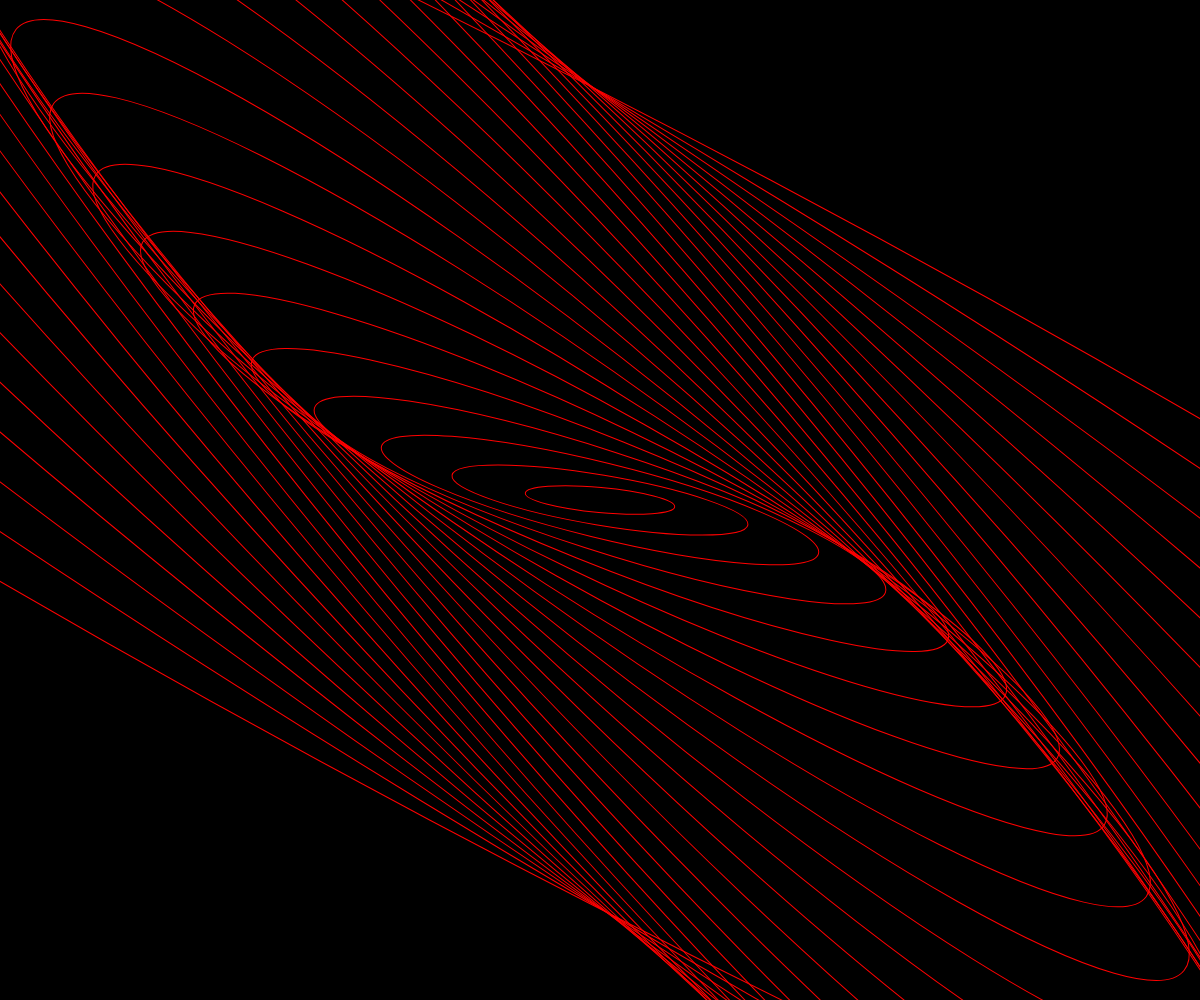
Frame 1 (no input)
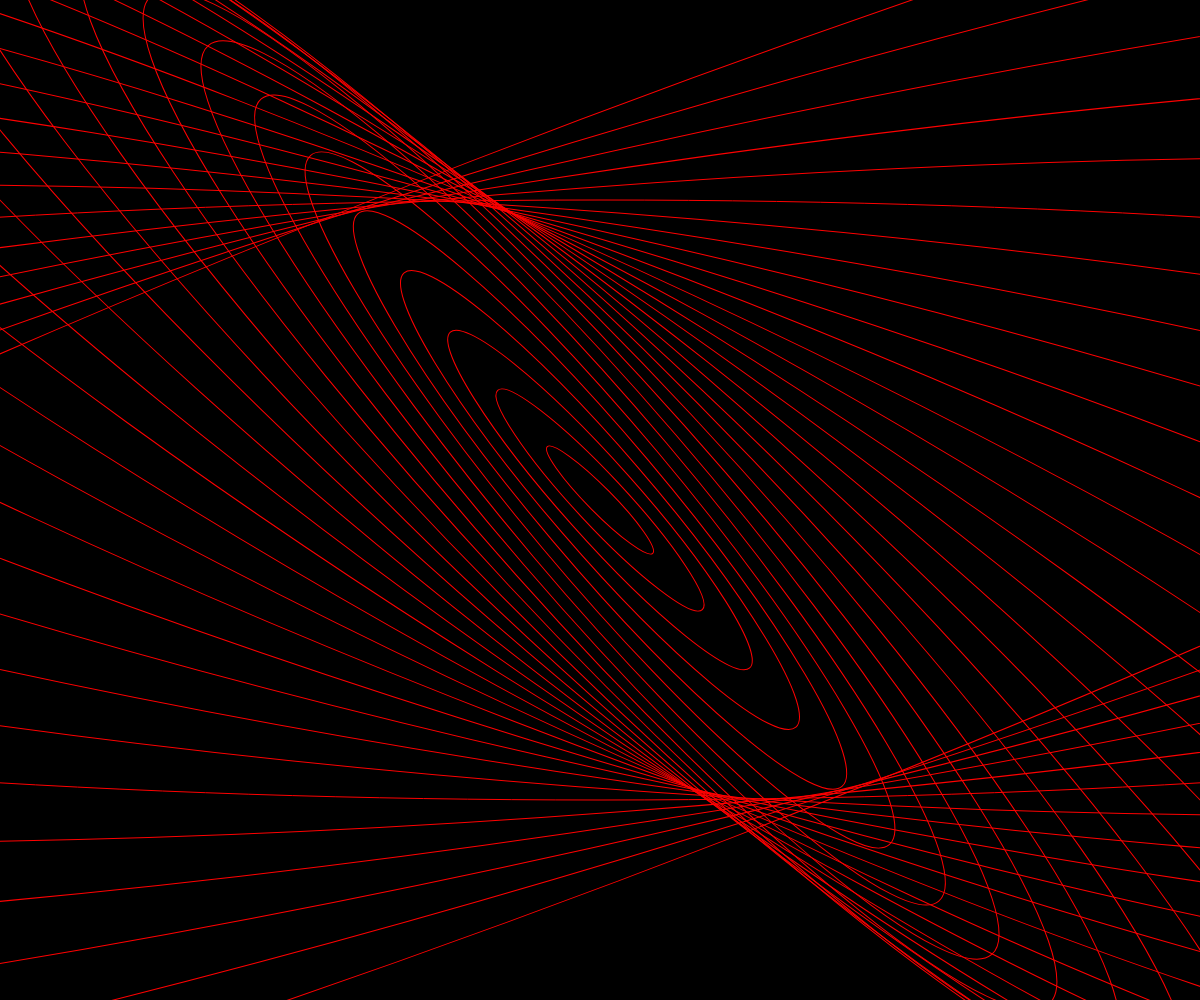
Frame 60 (no input)
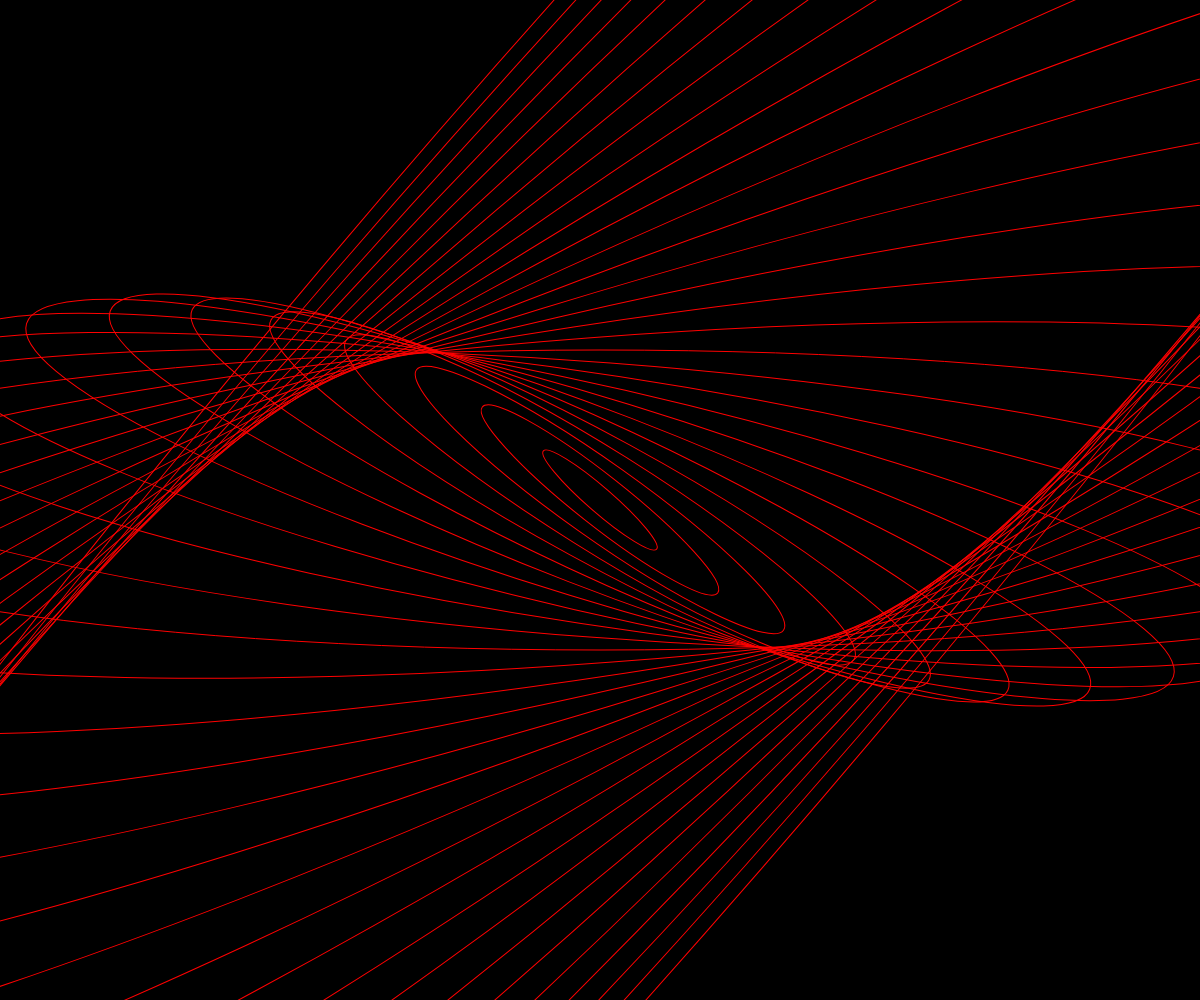
Frame 120 (the mouse pressed at the canvas centre since frame 60)

The p5.js sketch that drew these frames (run headless with seeded random() and noise() and a simulated clock; from frame 60 on, the mouse is pressed at the canvas centre):

// p5.js sketch
// ── sketch.js
function setup() {
  createCanvas(windowWidth, windowHeight);
  rectMode(CENTER);
  angleMode(DEGREES);
}

function draw() {
  background("black");
  const loop = 30;
  translate(width / 2, height / 2);
  for (let i = 1; i < loop; i++) {
    const angle = 5 * i + frameCount;
    const rotation = sin(angle) * 50;
    const x = 0;
    const y = 0;
    const ellWidth = 150 * i;
    const ellHeight = 25 * i;

    push();
    rotate(rotation);
    noFill();
    stroke("red");
    ellipse(x, y, ellWidth, ellHeight);
    pop();
  }
}
